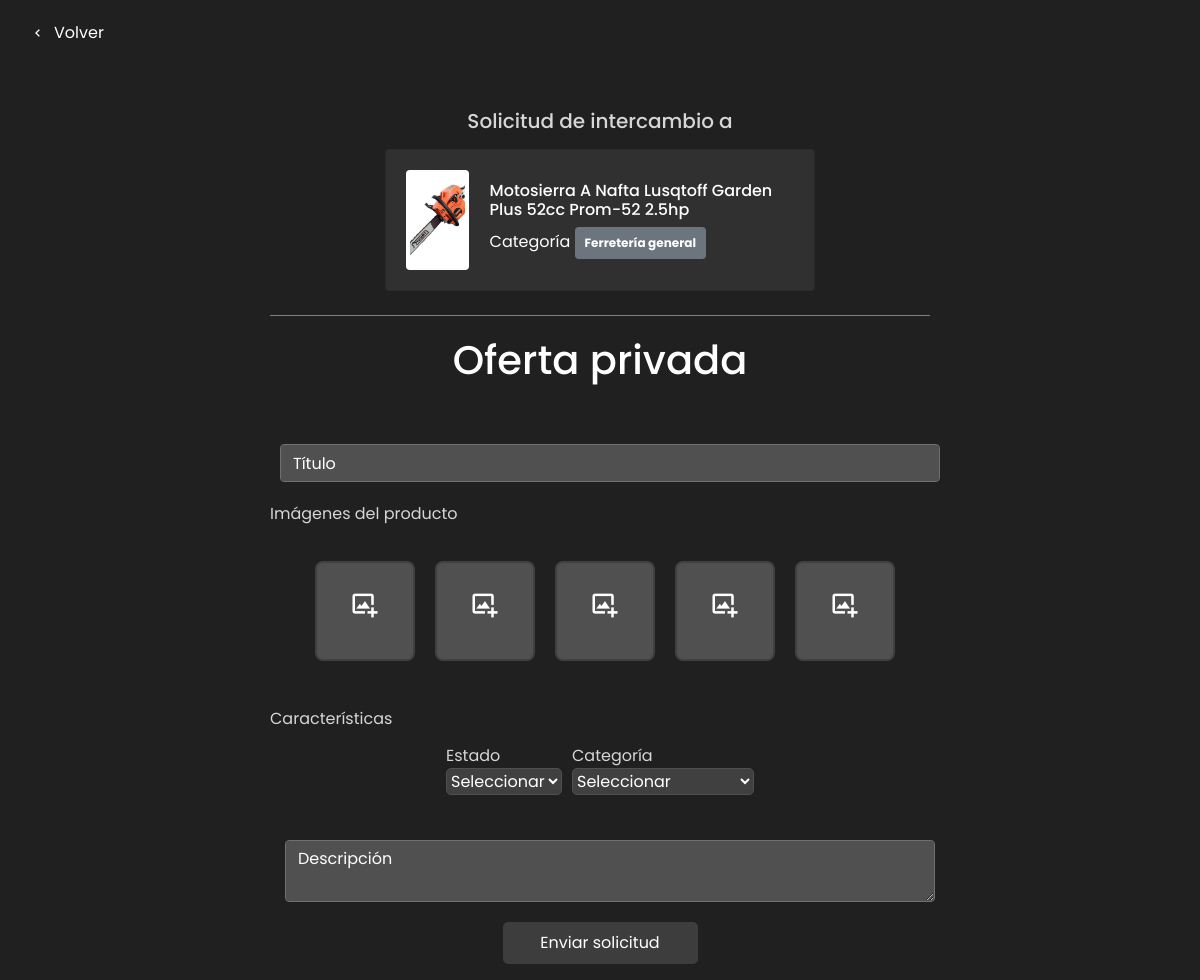
The page /publicacion/10/publicacion-privada (signed in) on the database its author committed.
### vista_usuario/models.py (models this page shows, shortened)
class Publicacion(models.Model):
    NUEVO = 'nuevo'
    USADO = 'usado'
    ESTADOS_CHOICES = [
        (NUEVO, 'Nuevo'),
        (USADO, 'Usado'),
    ]
    CATEGORIA_CHOICES = [
        ('Electricidad', 'Electricidad'),
        ('Ferretería general', 'Ferretería general'),
        ('Construcción', 'Construcción'),
        ('Herramientas', 'Herramientas'),
        ('Jardinería', 'Jardinería'),
        ('Protección personal', 'Protección personal'),
    ]
    titulo = models.CharField(max_length=100)
    estado = models.CharField(max_length=10, choices=ESTADOS_CHOICES, default=NUEVO)
    categoria = models.CharField(max_length=50, choices=CATEGORIA_CHOICES)
    sucursal = models.ForeignKey(Sucursal, on_delete=models.SET_NULL, null=True)
    descripcion = models.TextField()
    autor = models.ForeignKey(User, on_delete=models.CASCADE)
    es_privada = models.BooleanField(default=False)
    parte_oferta = models.BooleanField(default=False)
    imagenes = models.ManyToManyField(
        'Imagen',
        related_name='publicaciones',
    )  # Relación ManyToMany con Imagen

class Imagen(models.Model):
    imagen = models.ImageField(upload_to='imagenes/')

### ferreplus/modulos/modulos_inicio_sesion.py (the view)
    def wrapper(request, *args, **kwargs):
        if not request.user.is_authenticated or request.user.is_staff or request.user.is_superuser:
            return HttpResponse("No tienes permiso para acceder a esta página.")
        return view_func(request, *args, **kwargs)

### ferreplus/modulos/modulos_inicio_sesion.py (called while the page is built)
def normal_required(view_func):
    def wrapper(request, *args, **kwargs):
        if not request.user.is_authenticated or request.user.is_staff or request.user.is_superuser:
            return HttpResponse("No tienes permiso para acceder a esta página.")
        return view_func(request, *args, **kwargs)
    return wrapper

### vista_usuario/middelwares/middelware.py (called while the page is built)
    def __call__(self, request):
        response = self.get_response(request)
        if request.path == reverse('cerrar_sesion') and request.user.is_authenticated:
            return redirect('inicio')  # Redirige a la página de inicio después de cerrar sesión
        return response

### vista_usuario/views.py (called while the page is built, shortened)
@login_required
@normal_required
def publicacion_privada(request, publicacion_id):
    publicacion_oferta = get_object_or_404(Publicacion, id=publicacion_id)
    return render(request, 'vista_usuario/publicacion_privada.html', {'publicacion_a_ofertar': publicacion_oferta})

### templates/vista_usuario/publicacion_privada.html (shortened to what this page needs)
<!DOCTYPE html>
<html lang="es">
<head>
    <link href="https://stackpath.bootstrapcdn.com/bootstrap/4.5.2/css/bootstrap.min.css" rel="stylesheet">
    <link href="https://cdn.jsdelivr.net/npm/bootstrap-icons@1.10.3/font/bootstrap-icons.css" rel="stylesheet">
    <link href='https://unpkg.com/boxicons@2.1.4/css/boxicons.min.css' rel='stylesheet'>
    {% load static %}
    <link rel="stylesheet" type="text/css" href="{% static 'css/subir_publicacion.css' %}">
</head>
<body>
    <div class="custom-container">
        <button id="BotonVolver" class="btn btn-secondary">
          <a href="{% url 'detalle_publicacion' publicacion_a_ofertar.id %}">
            <i class='bx bx-chevron-left'>
              <span>Volver</span>
            </i>
          </a>
        </button>
      </div>
<div class="container">
    <div class="mb-3">
        <div class="mb 3">
            <div class="mb-3 text-center">
                <h5>Solicitud de intercambio a</h5>
            </div>
            <div class="row justify-content-center mb-4">
                <div class="col-md-8">
                    <div class="card" id="cardPublicacion">
                        <div class="card-body d-flex align-items-center">
                            <div class="img-container">
                                {% if publicacion_a_ofertar.imagenes.all %}
                                    <img src="{{ publicacion_a_ofertar.imagenes.first.imagen.url }}" alt="Imagen del producto" class="img-thumbnail" style="width: 100px; height: 100px;">
                                {% else %}
                                    <img src="{% static 'ruta/a/imagen/por/defecto.jpg' %}" alt="Imagen por defecto" class="img-thumbnail" style="width: 100px; height: 100px;">
                                {% endif %}
                            </div>
                            <div class="ml-3">
                                <h6>{{ publicacion_a_ofertar.titulo }}</h6>
                                <span>Categoría <span class="badge badge-secondary">{{ publicacion_a_ofertar.categoria }}</span></span>
                            </div>
                        </div>
                    </div>
                </div>
            </div>
        </div>
        <hr class="solid" style="border: 0; height: 1px; background-color: #808080; margin: 20px 0;">
        <h1>Oferta privada</h1>
        <form id="subirPublicacionForm" method="post" action="{% url 'publicacion_privada' publicacion_a_ofertar.id %}" enctype="multipart/form-data">
            <div>
                <input type="text" class="form-control" id="titulo" name="titulo" placeholder="Título" required>
            </div>
            <div>
                <span>Imágenes del producto</span>
                <div class="container mb-3" id="imgBox">
                    <div class="image-preview-container">
                        <div>
                            <div class="image-preview-box">
                                <label for="file1" class="image-preview">
                                    <i class='bx bx-image-add'></i>
                                </label>
                            </div>
                        </div>
                        <div>
                            <div class="image-preview-box">
                                <label for="file2" class="image-preview">
                                    <i class='bx bx-image-add'></i>
                                </label>
                            </div>
                        </div>
                        <div>
                            <div class="image-preview-box">
                                <label for="file3" class="image-preview">
                                    <i class='bx bx-image-add'></i>
                                </label>
                            </div>
                        </div>
                        <div>
                            <div class="image-preview-box">
                                <label for="file4" class="image-preview">
                                    <i class='bx bx-image-add'></i>
                                </label>
                            </div>
                        </div>
                        <div>
                            <div class="image-preview-box">
                                <label for="file5" class="image-preview">
                                    <i class='bx bx-image-add'></i>
                                </label>
                            </div>
                        </div>
                    </div>
                </div>
            </div>
            <label class="form-label" for="customFile">Características</label>
            <div class="d-flex justify-content-center">
                <div class="mb-3">
                    <span>Estado</span>
                        <select class="form-select"  id="selectEstado" name="estado" required>
                            <option disabled selected>Seleccionar</option>
                        </select>
                </div>
                <div class="mb-3">
                    <span>Categoría</span>
                        <select class="form-select" id="selectCategoria" name="categoria" required>
                            <option disabled selected>Seleccionar</option>
                        </select>
                </div>
            </div>
            <div class="mb-3">
                <textarea class="form-control" id="descripcion" name="descripcion" placeholder="Descripción" required></textarea>
            </div>
            <div class="mb-3">
                <button type="submit" class="btn btn-outline-primary btn-lg btn-block">Enviar solicitud</button>
            </div>
        </form>
    </div>
</div>
</body>
</html>

### ferreplus/static/css/subir_publicacion.css (style rules this page uses)
* { font-family: "Poppins", sans-serif; font-weight: 400; font-style: normal; box-sizing: border-box; }
body { min-height: 100%; background-color: #202020; }
h1 { color: #ffff; text-align: center; padding-bottom: 20px; }
.container { max-width: 700px; margin: auto; padding-top: 50px; }
.mb-3 { margin: 5px; color: #d6d6d6; }
.d-flex { display: flex; width: 100%; }
.justify-content-center { justify-content: left; }
.form-control { margin-bottom: 20px; margin-left: 10px; margin-right: 10px; background-color: #505050; border-color: #707070; color: #ffff; width: 100%; }
.form-control::placeholder { color: #ffff; }
.form-select { background-color: #404040; border-color: #505050; color: #fff; border-radius: 5px; display: block; width: 100%; }
.form-select option { color: #ffffff; background-color: transparent; padding: 8px 12px; }
.btn.btn-outline-primary { width: 150px; margin: 0 auto; }
.btn.btn-outline-primary.btn-lg.btn-block { font-size: medium; background-color: #3d3d3d; border-color: #3d3d3d; color: #ffffff; transition: background-color 0.3s ease; width: 30%; }
.custom-container { margin-top: 10px; margin-left: 20px; }
.custom-container button { background-color: transparent; color: #ffffff; border: none; padding: 10px; border-radius: 8px; cursor: pointer; text-decoration: none; }
.custom-container button a { color: inherit; text-decoration: none; }
.custom-container button i { vertical-align: middle; margin-right: 5px; }
.custom-container button span { vertical-align: top; }
#imgBox { padding: 20px; display: flex; justify-content: center; align-items: center; }
.image-preview-container { display: flex; justify-content: center; flex-wrap: wrap; }
.image-preview-box { width: 100px; height: 100px; border: 2px solid #404040; background-color: #505050; margin: 10px; border-radius: 8px; overflow: hidden; position: relative; display: flex; justify-content: center; align-items: center; }
.image-preview i { font-size: 30px; color: #fff; }
.img-container { margin-right: 5px; }
.img-thumbnail { width: 50px; height: 50px; object-fit: cover; border: none; }
#cardPublicacion { background-color: #303030; color: white; }
#cardPublicacion .card-body { display: flex; align-items: center; color: #ffffff; }
.badge { padding: 10px; }

### rows shown on the page
Publicacion: imagenes.first.imagen (picture), titulo "Motosierra A Nafta Lusqtoff Garden Plus 52cc Prom-52 2.5hp", categoria "Ferretería general"
